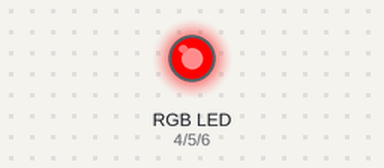
A sketch run on a simulated Arduino Uno, built with avr-gcc and run on an emulated ATmega328P. On the bench: an RGB LED mixed from three pins (HIGH = lit).

Above: at 0.1 s.
At 0.6 s:
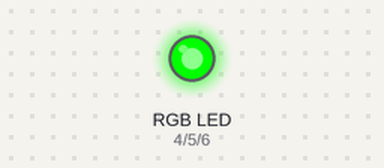
At 1.1 s:
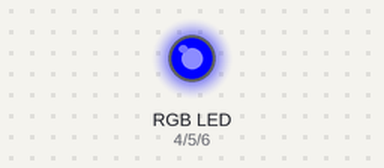
At 1.6 s:
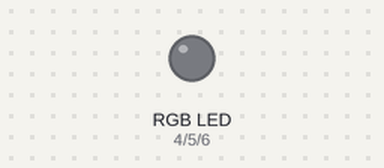
Timing chart, 0 to 3.1 s (numbered marks = the images above):
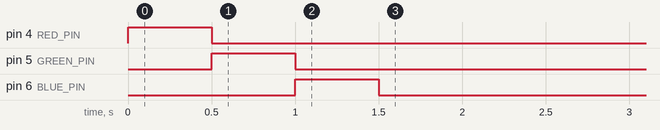

The sketch:

led_dummy_feeder.pde
```cpp
// KML
// 2011-08-06
//
// Partially based on sketch at http://wiring.org.co/learning/basics/rgbled.html
// Use the same wiring diagram.
//
// And on the serial switching example at http://arduino.cc/en/Tutorial/SwitchCase2

int RED_PIN = 4;    // RED pin of the LED to PWM pin 4
int GREEN_PIN = 5;  // GREEN pin of the LED to PWM pin 5
int BLUE_PIN = 6;   // BLUE pin of the LED to PWM pin 6
int MAX = 255;
int OFF = 0;
int active_pin = RED_PIN; // start out with red

void set_lights(int r, int g, int b);
void flash_ready_lights();
void feed_the_dog();

void setup() {
  pinMode(RED_PIN, OUTPUT);
  pinMode(GREEN_PIN, OUTPUT);
  pinMode(BLUE_PIN, OUTPUT);
  Serial.begin(9600);

  flash_ready_lights();
}

void loop() {
  if (Serial.available() > 0) {
    int inByte = Serial.read();

    switch (inByte) {
    case 1:
      feed_the_dog();
      break;
    default:
      break;
    }
  }
}

void set_lights(int r, int g, int b) {
  analogWrite(RED_PIN, r);
  analogWrite(GREEN_PIN, g);
  analogWrite(BLUE_PIN, b);
}

void flash_ready_lights() {
  set_lights(MAX, OFF, OFF);
  delay(500);
  set_lights(OFF, MAX, OFF);
  delay(500);
  set_lights(OFF, OFF, MAX);
  delay(500);
  set_lights(OFF, OFF, OFF);
}

void feed_the_dog() {
  // clear all pins:
  analogWrite(RED_PIN, OFF);
  analogWrite(GREEN_PIN, OFF);
  analogWrite(BLUE_PIN, OFF);

  // change active pin
  if (active_pin != BLUE_PIN) {
    active_pin++;
  }
  else {
    active_pin = RED_PIN; // if we are at the last pin, cycle back to the first
  }

  // light up this new active pin:
  analogWrite(active_pin, MAX);
}
```
